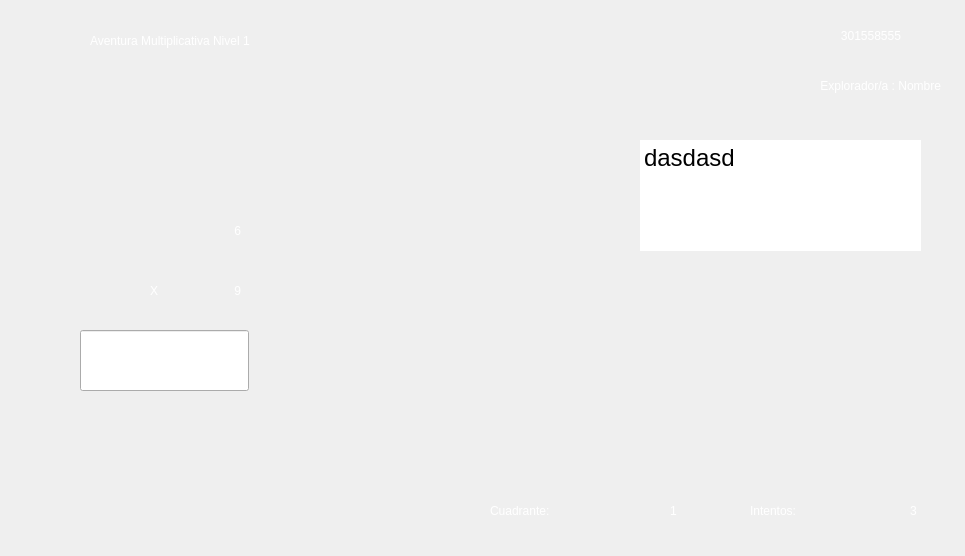
<?xml version="1.0" encoding="UTF-8"?>
<ui version="4.0">
 <class>AmigosMultiples</class>
 <widget class="QMainWindow" name="AmigosMultiples">
  <property name="geometry">
   <rect>
    <x>0</x>
    <y>0</y>
    <width>965</width>
    <height>556</height>
   </rect>
  </property>
  <property name="windowTitle">
   <string>Shake-Shake</string>
  </property>
  <property name="styleSheet">
   <string notr="true">QLabel{
	
	color: rgb(255, 255, 255);
	font: 28pt &quot;Times New Roman&quot;;
}
QPushButton{
	border-radius: 60px;
}
QPushButton:pressed {
	border-radius: 30px;
    padding-top: 2px;
    padding-left: 3px;
}
QPushButton:hover {
	qproperty-iconSize: 16px 16px;

        padding-right: 3px;
}</string>
  </property>
  <widget class="QWidget" name="centralwidget">
   <widget class="QLabel" name="label">
    <property name="geometry">
     <rect>
      <x>90</x>
      <y>0</y>
      <width>551</width>
      <height>81</height>
     </rect>
    </property>
    <property name="styleSheet">
     <string notr="true"/>
    </property>
    <property name="text">
     <string>Aventura Multiplicativa Nivel 1</string>
    </property>
   </widget>
   <widget class="QLabel" name="label_2">
    <property name="geometry">
     <rect>
      <x>-140</x>
      <y>-90</y>
      <width>1181</width>
      <height>681</height>
     </rect>
    </property>
    <property name="text">
     <string/>
    </property>
    <property name="pixmap">
     <pixmap>Images/fondo.jpg</pixmap>
    </property>
    <property name="scaledContents">
     <bool>true</bool>
    </property>
   </widget>
   <widget class="QLabel" name="shake">
    <property name="geometry">
     <rect>
      <x>470</x>
      <y>200</y>
      <width>161</width>
      <height>161</height>
     </rect>
    </property>
    <property name="text">
     <string/>
    </property>
    <property name="pixmap">
     <pixmap>Images/shake2.png</pixmap>
    </property>
    <property name="scaledContents">
     <bool>true</bool>
    </property>
   </widget>
   <widget class="QPushButton" name="siguiente">
    <property name="geometry">
     <rect>
      <x>610</x>
      <y>320</y>
      <width>181</width>
      <height>141</height>
     </rect>
    </property>
    <property name="cursor">
     <cursorShape>PointingHandCursor</cursorShape>
    </property>
    <property name="styleSheet">
     <string notr="true"/>
    </property>
    <property name="text">
     <string/>
    </property>
    <property name="icon">
     <iconset>
      <normaloff>Images/Siguiente.png</normaloff>Images/Siguiente.png</iconset>
    </property>
    <property name="iconSize">
     <size>
      <width>150</width>
      <height>150</height>
     </size>
    </property>
   </widget>
   <widget class="QPushButton" name="salir">
    <property name="geometry">
     <rect>
      <x>780</x>
      <y>320</y>
      <width>180</width>
      <height>141</height>
     </rect>
    </property>
    <property name="cursor">
     <cursorShape>PointingHandCursor</cursorShape>
    </property>
    <property name="styleSheet">
     <string notr="true"/>
    </property>
    <property name="text">
     <string/>
    </property>
    <property name="icon">
     <iconset>
      <normaloff>Images/SalirCohete.png</normaloff>Images/SalirCohete.png</iconset>
    </property>
    <property name="iconSize">
     <size>
      <width>150</width>
      <height>150</height>
     </size>
    </property>
   </widget>
   <widget class="QTextEdit" name="dialogo">
    <property name="enabled">
     <bool>true</bool>
    </property>
    <property name="geometry">
     <rect>
      <x>640</x>
      <y>140</y>
      <width>281</width>
      <height>111</height>
     </rect>
    </property>
    <property name="styleSheet">
     <string notr="true">font: 18pt &quot;Times New Roman&quot;;
border-color: rgb(255, 255, 255);
border:none</string>
    </property>
    <property name="readOnly">
     <bool>false</bool>
    </property>
    <property name="html">
     <string>&lt;!DOCTYPE HTML PUBLIC &quot;-//W3C//DTD HTML 4.0//EN&quot; &quot;http://www.w3.org/TR/REC-html40/strict.dtd&quot;&gt;
&lt;html&gt;&lt;head&gt;&lt;meta name=&quot;qrichtext&quot; content=&quot;1&quot; /&gt;&lt;style type=&quot;text/css&quot;&gt;
p, li { white-space: pre-wrap; }
&lt;/style&gt;&lt;/head&gt;&lt;body style=&quot; font-family:'Times New Roman'; font-size:18pt; font-weight:400; font-style:normal;&quot;&gt;
&lt;p style=&quot; margin-top:0px; margin-bottom:0px; margin-left:0px; margin-right:0px; -qt-block-indent:0; text-indent:0px;&quot;&gt;dasdasd&lt;/p&gt;&lt;/body&gt;&lt;/html&gt;</string>
    </property>
   </widget>
   <widget class="QLabel" name="intentos">
    <property name="geometry">
     <rect>
      <x>910</x>
      <y>480</y>
      <width>51</width>
      <height>61</height>
     </rect>
    </property>
    <property name="styleSheet">
     <string notr="true"/>
    </property>
    <property name="text">
     <string>3</string>
    </property>
   </widget>
   <widget class="QLabel" name="numero1_3">
    <property name="geometry">
     <rect>
      <x>750</x>
      <y>480</y>
      <width>161</width>
      <height>61</height>
     </rect>
    </property>
    <property name="styleSheet">
     <string notr="true"/>
    </property>
    <property name="text">
     <string>Intentos:</string>
    </property>
   </widget>
   <widget class="QLabel" name="label_9">
    <property name="geometry">
     <rect>
      <x>550</x>
      <y>80</y>
      <width>411</width>
      <height>251</height>
     </rect>
    </property>
    <property name="styleSheet">
     <string notr="true">font: 16pt &quot;Pristina&quot;;
</string>
    </property>
    <property name="text">
     <string/>
    </property>
    <property name="pixmap">
     <pixmap>Images/dialogo2.png</pixmap>
    </property>
    <property name="scaledContents">
     <bool>true</bool>
    </property>
   </widget>
   <widget class="QLabel" name="numero1_4">
    <property name="geometry">
     <rect>
      <x>490</x>
      <y>480</y>
      <width>171</width>
      <height>61</height>
     </rect>
    </property>
    <property name="styleSheet">
     <string notr="true"/>
    </property>
    <property name="text">
     <string>Cuadrante:</string>
    </property>
   </widget>
   <widget class="QLabel" name="labelnivel">
    <property name="geometry">
     <rect>
      <x>670</x>
      <y>480</y>
      <width>51</width>
      <height>61</height>
     </rect>
    </property>
    <property name="styleSheet">
     <string notr="true"/>
    </property>
    <property name="text">
     <string>1</string>
    </property>
   </widget>
   <widget class="QLabel" name="numero1">
    <property name="geometry">
     <rect>
      <x>180</x>
      <y>200</y>
      <width>61</width>
      <height>61</height>
     </rect>
    </property>
    <property name="styleSheet">
     <string notr="true"/>
    </property>
    <property name="text">
     <string>6</string>
    </property>
    <property name="alignment">
     <set>Qt::AlignRight|Qt::AlignTrailing|Qt::AlignVCenter</set>
    </property>
   </widget>
   <widget class="QLabel" name="numero2">
    <property name="geometry">
     <rect>
      <x>180</x>
      <y>260</y>
      <width>61</width>
      <height>61</height>
     </rect>
    </property>
    <property name="styleSheet">
     <string notr="true"/>
    </property>
    <property name="text">
     <string>9</string>
    </property>
    <property name="alignment">
     <set>Qt::AlignRight|Qt::AlignTrailing|Qt::AlignVCenter</set>
    </property>
   </widget>
   <widget class="QLabel" name="Sumatoria_3">
    <property name="geometry">
     <rect>
      <x>150</x>
      <y>260</y>
      <width>41</width>
      <height>61</height>
     </rect>
    </property>
    <property name="styleSheet">
     <string notr="true"/>
    </property>
    <property name="text">
     <string>X</string>
    </property>
   </widget>
   <widget class="QLineEdit" name="resultado">
    <property name="geometry">
     <rect>
      <x>80</x>
      <y>330</y>
      <width>169</width>
      <height>61</height>
     </rect>
    </property>
    <property name="styleSheet">
     <string notr="true">font: 26pt &quot;Times New Roman&quot;;
</string>
    </property>
    <property name="text">
     <string/>
    </property>
    <property name="alignment">
     <set>Qt::AlignRight|Qt::AlignTrailing|Qt::AlignVCenter</set>
    </property>
   </widget>
   <widget class="QLabel" name="label_3">
    <property name="geometry">
     <rect>
      <x>910</x>
      <y>10</y>
      <width>41</width>
      <height>41</height>
     </rect>
    </property>
    <property name="text">
     <string/>
    </property>
    <property name="pixmap">
     <pixmap>Images/shake.png</pixmap>
    </property>
    <property name="scaledContents">
     <bool>true</bool>
    </property>
   </widget>
   <widget class="QLabel" name="totalEstrellas">
    <property name="geometry">
     <rect>
      <x>710</x>
      <y>20</y>
      <width>191</width>
      <height>31</height>
     </rect>
    </property>
    <property name="styleSheet">
     <string notr="true">color: rgb(255, 255, 255);
font: 20pt &quot;Times New Roman&quot;;</string>
    </property>
    <property name="text">
     <string>301558555</string>
    </property>
    <property name="alignment">
     <set>Qt::AlignRight|Qt::AlignTrailing|Qt::AlignVCenter</set>
    </property>
   </widget>
   <widget class="QLabel" name="nombre">
    <property name="geometry">
     <rect>
      <x>650</x>
      <y>70</y>
      <width>291</width>
      <height>31</height>
     </rect>
    </property>
    <property name="styleSheet">
     <string notr="true">color: rgb(255, 255, 255);
font: 20pt &quot;Times New Roman&quot;;</string>
    </property>
    <property name="text">
     <string>Explorador/a : Nombre</string>
    </property>
    <property name="alignment">
     <set>Qt::AlignRight|Qt::AlignTrailing|Qt::AlignVCenter</set>
    </property>
   </widget>
   <widget class="QLabel" name="label_4">
    <property name="geometry">
     <rect>
      <x>80</x>
      <y>310</y>
      <width>171</width>
      <height>16</height>
     </rect>
    </property>
    <property name="text">
     <string/>
    </property>
    <property name="pixmap">
     <pixmap>Images/linea.png</pixmap>
    </property>
    <property name="scaledContents">
     <bool>true</bool>
    </property>
   </widget>
   <zorder>label_2</zorder>
   <zorder>shake</zorder>
   <zorder>label_9</zorder>
   <zorder>label</zorder>
   <zorder>siguiente</zorder>
   <zorder>salir</zorder>
   <zorder>dialogo</zorder>
   <zorder>intentos</zorder>
   <zorder>numero1_4</zorder>
   <zorder>labelnivel</zorder>
   <zorder>numero1</zorder>
   <zorder>numero2</zorder>
   <zorder>Sumatoria_3</zorder>
   <zorder>resultado</zorder>
   <zorder>numero1_3</zorder>
   <zorder>label_3</zorder>
   <zorder>totalEstrellas</zorder>
   <zorder>nombre</zorder>
   <zorder>label_4</zorder>
  </widget>
 </widget>
 <resources/>
 <connections/>
</ui>
